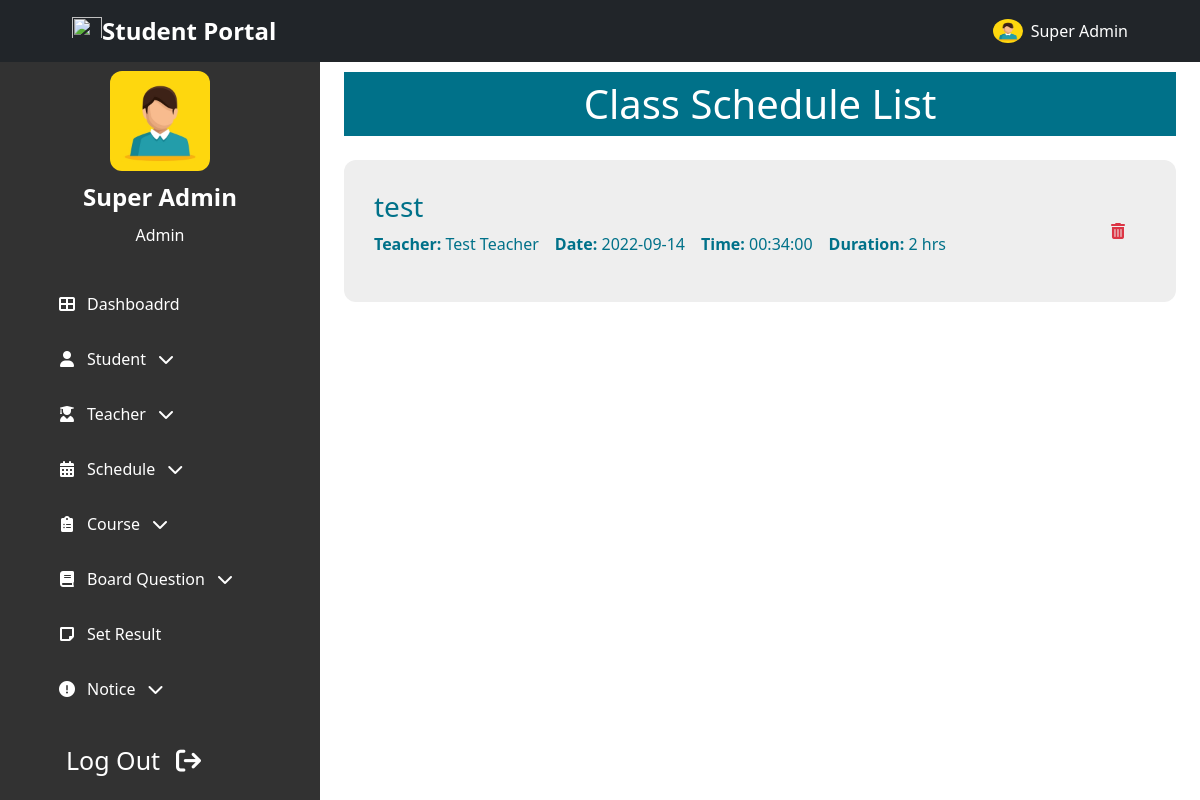
Page /admin/class_schedule_list.php (signed in) on the earlier database version.
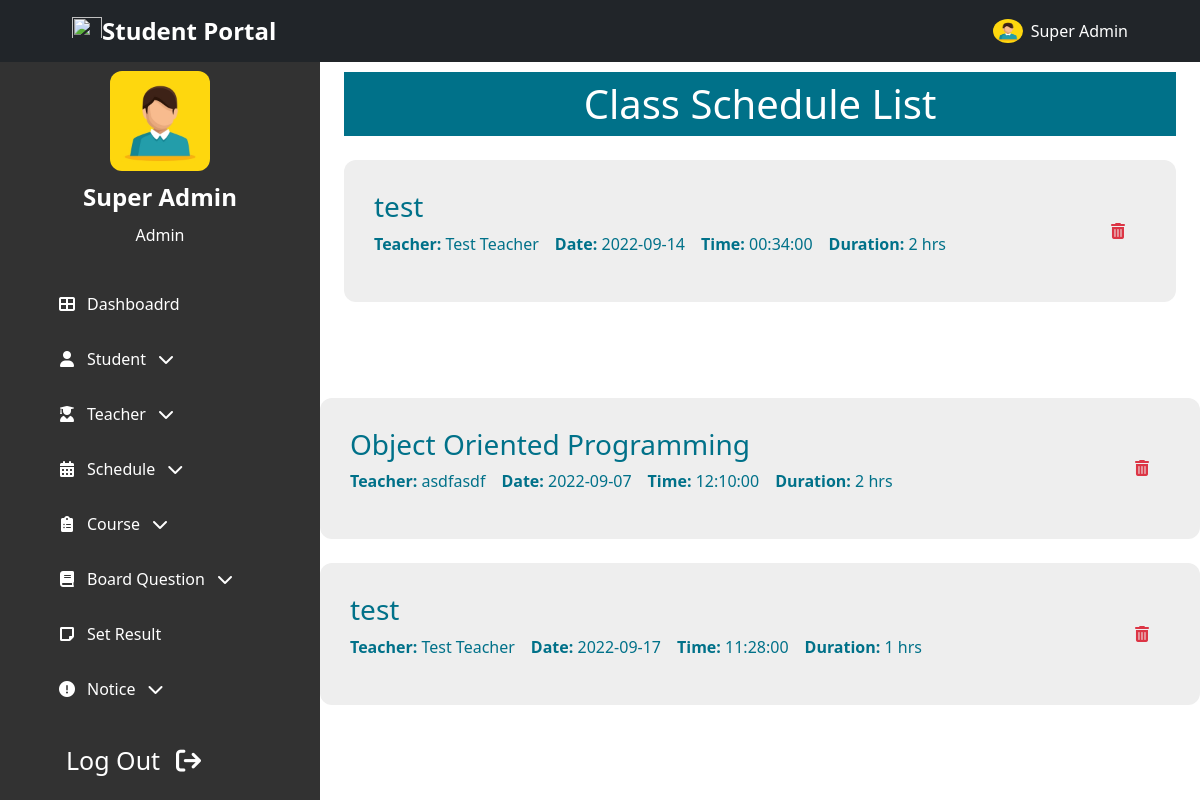
Same page on the later database version.
### tables this page shows
CREATE TABLE `Schedule` (
  `id` int NOT NULL,
  `course_id` int NOT NULL,
  `tchr_id` int NOT NULL,
  `date` date NOT NULL,
  `time` time NOT NULL,
  `duration` int NOT NULL,
  `updated_at` timestamp NOT NULL DEFAULT CURRENT_TIMESTAMP ON UPDATE CURRENT_TIMESTAMP,
  `created_at` timestamp NOT NULL DEFAULT CURRENT_TIMESTAMP
);

### admin/backend/class_schedule_list.php (called while the page is built, shortened)
<?php
    $sql    =   "SELECT * FROM `Schedule`";
    $query  =   mysqli_query($conn, $sql);
    $sdl    =   mysqli_fetch_all($query, MYSQLI_ASSOC);
    $schedules = array();
    foreach($sdl as $s)
    {
        $sql    =   "SELECT * FROM `Courses` WHERE `id` = ".$s['course_id']." LIMIT 1";
        $query  =   mysqli_query($conn, $sql);
        $arr    =   mysqli_fetch_array($query, MYSQLI_ASSOC);
        $course =   $arr['course_name'];
        $sql    =   "SELECT * FROM `Teachers` WHERE `tchr_id` = ".$s['tchr_id']." LIMIT 1";
        $query  =   mysqli_query($conn, $sql);
        $arr    =   mysqli_fetch_array($query, MYSQLI_ASSOC);
        $teacher=   $arr['name'];
        $array = array('id' => $s['id'], 'course' => $course, 'teacher' => $teacher, 'date' => $s['date'], 'time' => $s['time'], 'duration' => $s['duration']);
        $schedules[] = $array;
    }
?>

### admin/class_schedule_list.php (the view, shortened to what this page needs)
<!DOCTYPE html>
<html lang="en">
<?php
    include "admin_head.php";
    include "backend/class_schedule_list.php";
?>
<body class="">
<?php include "../header_nav.php";?>
    <section class="header-container">
        <?php include "admin_sidebar.php";?>
    </section>
    <section id="home-container"  class="home-container active-2">
        <div class="px-4 py-5 mt-4">
            <h1 class="common-background-2 p-2 text-center">Class Schedule List</h1>
            <div class="container alerts">
                <?php
                    if(!empty($schedules))
                    {
                        foreach($schedules as $s)
                        {
                ?>
            </div>
            <div class="my-4">
                <div class="common-card d-flex justify-content-between align-items-center">
                    <div>
                        <h3><?php echo $s['course']; ?></h3>
                        <div class="d-flex flex-column flex-md-row">
                            <p class="pe-3">
                                <span class="fw-bold">Teacher:</span>
                                <?php echo $s['teacher']; ?>
                            </p>
                            <br>
                            <p class="pe-3">
                                <span class="fw-bold">Date:</span>
                                <?php echo $s['date']; ?>
                            </p>
                            <p class="pe-3">
                                <span class="fw-bold">Time:</span>
                                <?php echo $s['time']; ?>
                            </p>
                            <p class="pe-3">
                                <span class="fw-bold">Duration:</span>
                                <?php echo $s['duration']; ?> hrs
                            </p>
                        </div>
                    </div>
                    <div class="delete-edit-container">
                        <form method="post" style="display: contents;width: fit-content;">
                            <button type="submit" name="delete" id="delete" class="btn text-danger" value="<?php echo $s['id']; ?>">
                                <i class="fas fa-trash-alt px-0 px-lg-2"></i>
                            </button>
                        </form>
                    </div>
                </div>
            </div>
            <?php
                        }
                    }
            ?>
        </div>
    </section>
</body>
</html>

Differences in the rows shown:
added schedule: course "Object Oriented Programming", teacher "asdfasdf", date "2022-09-07", time "12:10:00", duration "2", $s['id'] 4 (drawn)
added schedule: course "test", teacher "Test Teacher", date "2022-09-17", time "11:28:00", duration "1", $s['id'] 5 (drawn)
